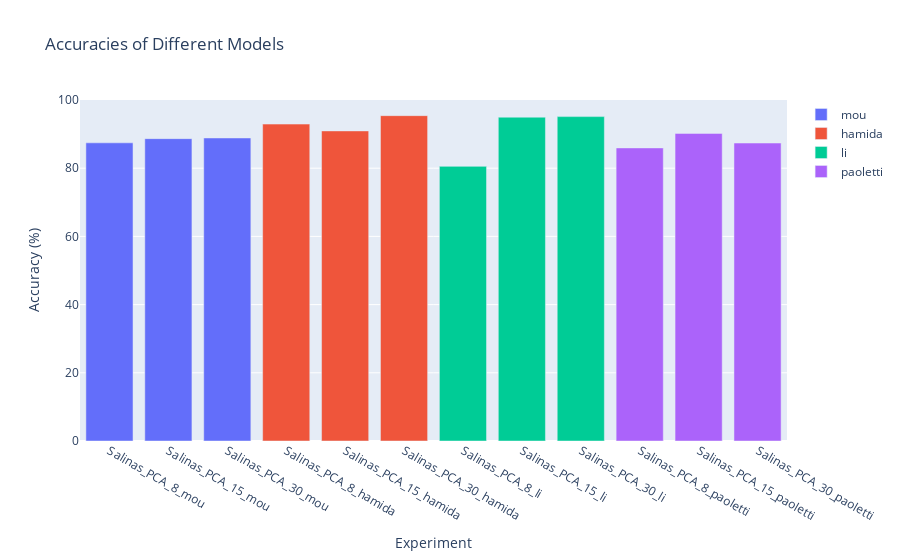

This figure's notebook cell:
### Markdown cell above
## ACCURACIES

### Code cell
plot_acc_by_model(filter_exp_by_substring(df_results, ['Salinas_PCA_']))

### Figure 1 — Plotly figure (JSON) as saved in the notebook; plotly's stock layout.template omitted (floating-point values rounded to 4 significant figures)
{"data": [{"marker": {"color": "#636EFA"}, "name": "mou", "type": "bar", "x": ["Salinas_PCA_8_mou", "Salinas_PCA_15_mou", "Salinas_PCA_30_mou"], "y": [87.44, 88.67, 88.87]}, {"marker": {"color": "#EF553B"}, "name": "hamida", "type": "bar", "x": ["Salinas_PCA_8_hamida", "Salinas_PCA_15_hamida", "Salinas_PCA_30_hamida"], "y": [92.94, 90.94, 95.41]}, {"marker": {"color": "#00CC96"}, "name": "li", "type": "bar", "x": ["Salinas_PCA_8_li", "Salinas_PCA_15_li", "Salinas_PCA_30_li"], "y": [80.54, 94.96, 95.13]}, {"marker": {"color": "#AB63FA"}, "name": "paoletti", "type": "bar", "x": ["Salinas_PCA_8_paoletti", "Salinas_PCA_15_paoletti", "Salinas_PCA_30_paoletti"], "y": [85.95, 90.21, 87.38]}], "layout": {"barmode": "group", "showlegend": true, "title": {"text": "Accuracies of Different Models"}, "xaxis": {"title": {"text": "Experiment"}}, "yaxis": {"range": [0, 100], "title": {"text": "Accuracy (%)"}}}}
